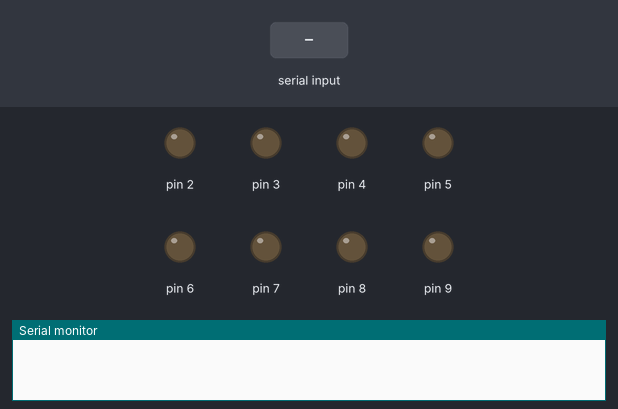
This sketch was run on a simulated Arduino Uno, built with avr-gcc and run on an emulated ATmega328P. On the bench: output pins drawn as LEDs (lit = HIGH), the last lines printed to the serial monitor. The test bench sets the inputs (shaded band).

Above: at 1.2 s.
1.3 s: "90,45\n" received over Serial
At 3.2 s:
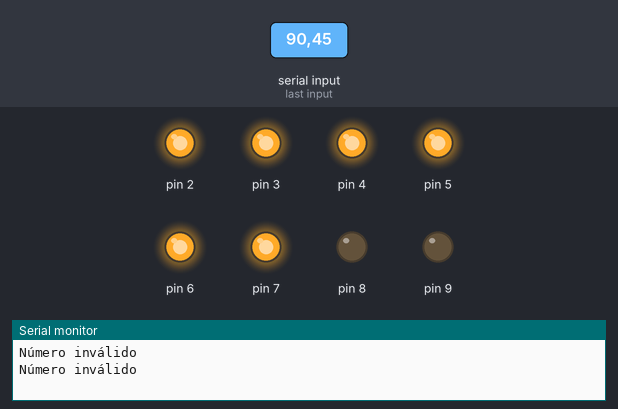
3.8 s: "5\n" received over Serial
At 4.2 s:
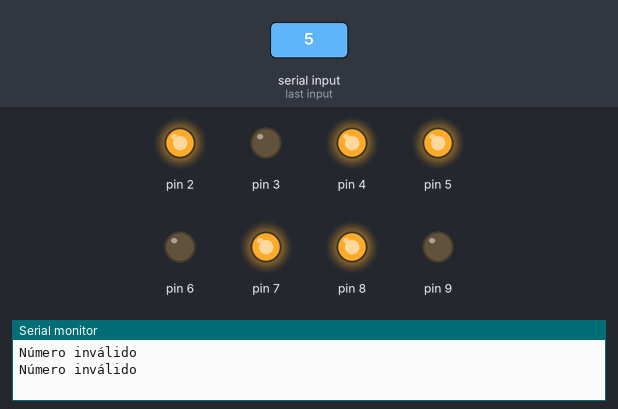
Timing chart, 0 to 6.8 s (numbered marks = the images above; inputs shaded):
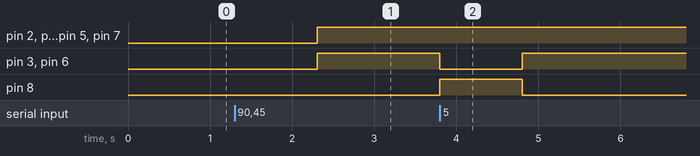

Measured:
- after the input at 1.3 s, pin 2–7: LOW → HIGH after 1.0 s
- after the input at 3.8 s, pin 3, pin 6: HIGH → LOW at once, → HIGH 1.0 s later; pin 8: LOW → HIGH at once, → LOW 1.0 s later

The sketch:

Displays2.ino
```cpp
int digitos[16][7] = { // definición de los segmentos para cada dígito del 0 al 15
  {1, 1, 1, 1, 1, 1, 0}, // 0
  {0, 1, 1, 0, 0, 0, 0}, // 1
  {1, 1, 0, 1, 1, 0, 1}, // 2
  {1, 1, 1, 1, 0, 0, 1}, // 3
  {0, 1, 1, 0, 0, 1, 1}, // 4
  {1, 0, 1, 1, 0, 1, 1}, // 5
  {1, 0, 1, 1, 1, 1, 1}, // 6
  {1, 1, 1, 0, 0, 0, 0}, // 7
  {1, 1, 1, 1, 1, 1, 1}, // 8
  {1, 1, 1, 1, 0, 1, 1}, // 9
  {1, 1, 1, 0, 1, 1, 1}, // A
  {0, 0, 1, 1, 1, 1, 1}, // B
  {1, 0, 0, 1, 1, 1, 0}, // C
  {0, 1, 1, 1, 1, 0, 1}, // D
  {1, 0, 0, 1, 1, 1, 1}, // E
  {1, 0, 0, 0, 1, 1, 1}  // F
};

void setup() {
  // Configurar el monitor serial y el display de 7 segmentos
  Serial.begin(9600);
  for (int i = 0; i <= 9; i++) {
    pinMode(i, OUTPUT);
  }
}

void loop() {
  // Esperar a que el usuario ingrese un número por el monitor serial
  while (Serial.available() == 0) {}
  int numero = Serial.parseInt();

  // Validar que el número esté entre 0 y 15
  if (numero >= 0 && numero <= 15) {
    // Mostrar el número en el display de 7 segmentos
    for (int i = 0; i < 7; i++) {
      digitalWrite(i+2, digitos[numero][i]);
    }
  } else {
    Serial.println("Número inválido");
  }
}
```
